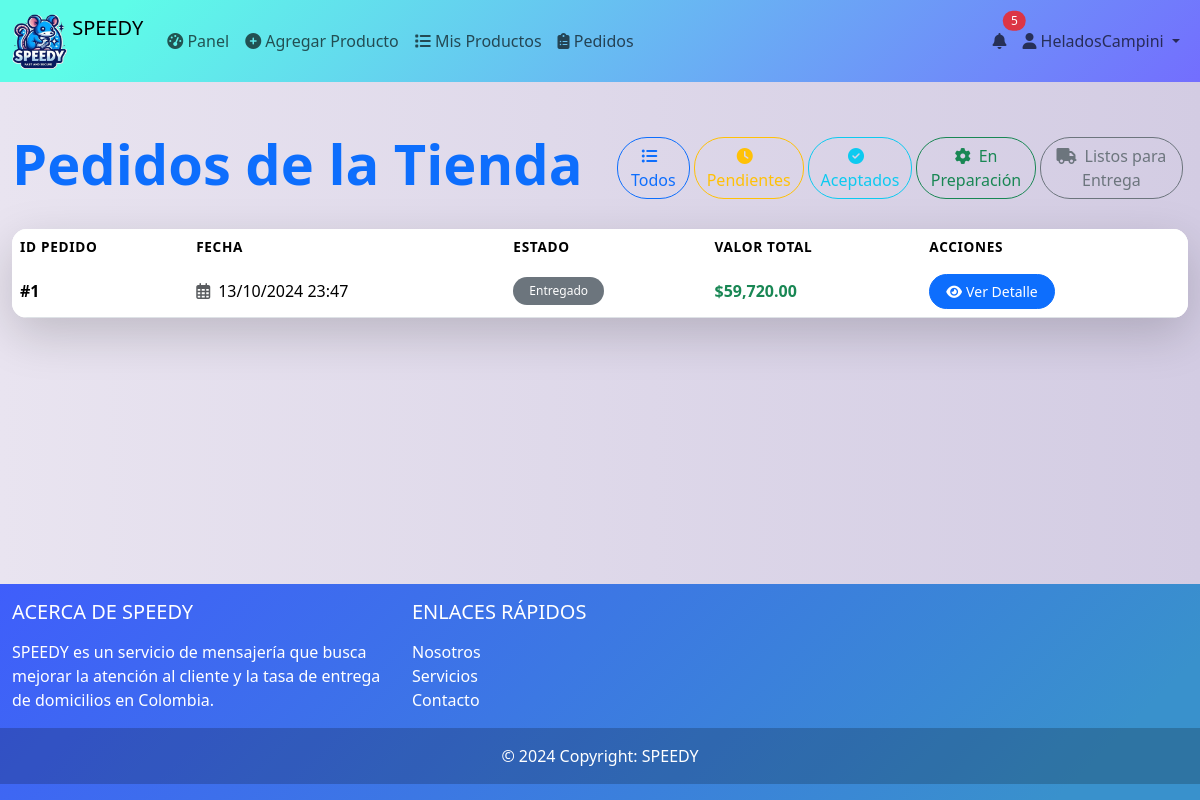
Page /index.php?controlador=pedidos&accion=pedidosTienda (signed in) on the committed database.
### tables this page shows
CREATE TABLE IF NOT EXISTS `pedido` (
  `id` int NOT NULL AUTO_INCREMENT,
  `id_usuario` int NOT NULL,
  `fecha_hora_pedido` timestamp NULL DEFAULT CURRENT_TIMESTAMP,
  `estado` enum('pendiente','aceptado','en_preparacion','listo_para_entrega','en_camino','entregado','cancelado') NOT NULL DEFAULT 'pendiente',
  `valor_pedido` decimal(10,2) NOT NULL,
  `direccion_entrega` varchar(255) DEFAULT NULL,
  `id_domiciliario` int DEFAULT NULL,
  `comentarios` text,
  `fecha_entrega` timestamp NULL DEFAULT NULL,
  `calificacion` decimal(3,2) DEFAULT NULL,
  `fecha_hora_entrega` timestamp NULL DEFAULT NULL,
  PRIMARY KEY (`id`),
  KEY `id_usuario` (`id_usuario`),
  KEY `id_domiciliario` (`id_domiciliario`)
);

### controladores/controlador_Pedidos.php (called while the page is built, shortened)
<?php
require_once 'modelos/Pedidos.php';
require_once 'modelos/Tienda.php';
class ControladorPedidos {
    private $modeloPedidos;
    private $modeloTienda;
    public function __construct() {
        $this->modeloPedidos = new Pedidos();
        $this->modeloTienda = new Tienda();
    }
    public function pedidosTienda() {
        $idTienda = $this->modeloTienda->obtenerIdTiendaPorUsuario($_SESSION['usuario']['id']);
        $estado = isset($_GET['estado']) ? $_GET['estado'] : 'todos';
        $pedidos = $this->modeloPedidos->obtenerPedidosPorTiendaYEstado($idTienda, $estado);
        require_once 'vista/paginas/Pedidos/PedidosTienda.php';
    }
}

### index.php (called while the page is built, shortened)
<?php
include_once "conexion.php";
include_once("./vista/plantilla.php");
?>

### conexion.php (called while the page is built)
<?php
class baseDatos{
    public static $instancia=NULL;
    public static function crearInstancia() {
            if(!isset(self::$instancia)){
                $opcionesPDO[PDO::ATTR_ERRMODE] =PDO::ERRMODE_EXCEPTION;
                self::$instancia =new PDO ('mysql:host=localhost;dbname=bdspeedy','root','12345',$opcionesPDO);
            }
            return self ::$instancia;
        }
    }
?>

### modelos/Tienda.php (called while the page is built, shortened)
<?php
require_once './conexion.php';
class Tienda   {
    private $db;
    public function __construct() {
        $this->db = baseDatos::crearInstancia();
    }
    public function obtenerIdTiendaPorUsuario($idUsuario) {
        try {
            $sqlUsuario = "SELECT email FROM usuarios WHERE id = :idUsuario";
            $stmtUsuario = $this->db->prepare($sqlUsuario);
            $stmtUsuario->bindParam(':idUsuario', $idUsuario, PDO::PARAM_INT);
            $stmtUsuario->execute();
            $correoUsuario = $stmtUsuario->fetchColumn();
            $sqlTienda = "SELECT id FROM tienda WHERE correo = :correo";
            $stmtTienda = $this->db->prepare($sqlTienda);
            $stmtTienda->bindParam(':correo', $correoUsuario, PDO::PARAM_STR);
            $stmtTienda->execute();
            return $stmtTienda->fetchColumn();
        } catch (PDOException $e) {
            error_log("Error en obtenerIdTiendaPorUsuario: " . $e->getMessage());
            return null;
        }
    }
}

### modelos/Pedidos.php (called while the page is built, shortened)
<?php
require_once './conexion.php';
class Pedidos {
    private $db;
    public function __construct() {
        $this->db = baseDatos::crearInstancia();
    }
    public function obtenerPedidosPorTiendaYEstado($idTienda, $estado = 'todos') {
        try {
            $sql = "SELECT p.*, u.nombre as nombre_usuario
                    FROM pedido p
                    JOIN detalle_pedido dp ON p.id = dp.id_pedido
                    JOIN productos pr ON dp.id_producto = pr.id
                    JOIN usuarios u ON p.id_usuario = u.id
                    WHERE pr.id_tienda = :idTienda";
            $sql .= " GROUP BY p.id ORDER BY p.fecha_hora_pedido DESC";
            $stmt = $this->db->prepare($sql);
            $stmt->bindParam(':idTienda', $idTienda, PDO::PARAM_INT);
            $stmt->execute();
            return $stmt->fetchAll(PDO::FETCH_ASSOC);
        } catch (PDOException $e) {
            error_log("Error en obtenerPedidosPorTiendaYEstado: " . $e->getMessage());
            return [];
        }
    }
}
?>

### vista/paginas/Pedidos/PedidosTienda.php (the view, shortened to what this page needs)
<div class="container mt-5">
    <div class="row mb-4 align-items-center">
        <div class="col-md-6">
            <h2 class="display-4 text-primary fw-bold">Pedidos de la Tienda</h2>
        </div>
        <div class="col-md-6 text-md-end">
            <div class="btn-group" role="group" aria-label="Filtros de pedidos">
                <a href="<?php echo S_URL_PED ?>pedidosTienda" class="btn btn-outline-primary"><i class="fas fa-list-ul me-2"></i>Todos</a>
                <a href="<?php echo S_URL_PED ?>pedidosTienda&estado=pendiente" class="btn btn-outline-warning"><i class="fas fa-clock me-2"></i>Pendientes</a>
                <a href="<?php echo S_URL_PED ?>pedidosTienda&estado=aceptado" class="btn btn-outline-info"><i class="fas fa-check-circle me-2"></i>Aceptados</a>
                <a href="<?php echo S_URL_PED ?>pedidosTienda&estado=en_preparacion" class="btn btn-outline-success"><i class="fas fa-cog me-2"></i>En Preparación</a>
                <a href="<?php echo S_URL_PED ?>pedidosTienda&estado=listo_para_entrega" class="btn btn-outline-secondary"><i class="fas fa-truck me-2"></i>Listos para Entrega</a>
            </div>
        </div>
    </div>
    <?php if (empty($pedidos)): ?>
        <div class="alert alert-info shadow-sm" role="alert">
            <i class="fas fa-info-circle me-2"></i>No hay pedidos para mostrar en este momento.
        </div>
    <?php else: ?>
        <div class="card shadow-lg border-0">
            <div class="card-body p-0">
                <div class="table-responsive">
                    <table class="table table-hover mb-0">
                        <thead class="bg-light">
                            <tr>
                                <th class="border-0">ID Pedido</th>
                                <th class="border-0">Fecha</th>
                                <th class="border-0">Estado</th>
                                <th class="border-0">Valor Total</th>
                                <th class="border-0">Acciones</th>
                            </tr>
                        </thead>
                        <tbody>
                            <?php foreach ($pedidos as $pedido): ?>
                                <tr class="align-middle">
                                    <td class="fw-bold">#<?php echo $pedido['id']; ?></td>
                                    <td><i class="far fa-calendar-alt me-2 text-muted"></i><?php echo date('d/m/Y H:i', strtotime($pedido['fecha_hora_pedido'])); ?></td>
                                    <td>
                                        <span class="badge bg-<?php echo getStatusColor($pedido['estado']); ?> rounded-pill px-3 py-2">
                                            <?php echo ucfirst($pedido['estado']); ?>
                                        </span>
                                    </td>
                                    <td class="fw-bold text-success">$<?php echo number_format($pedido['valor_pedido'], 2); ?></td>
                                    <td>
                                        <a href="<?php echo S_URL_PED . 'detallePedidoTienda&id=' . $pedido['id']; ?>" class="btn btn-sm btn-primary rounded-pill">
                                            <i class="fas fa-eye me-1"></i>Ver Detalle
                                        </a>
                                    </td>
                                </tr>
                            <?php endforeach; ?>
                        </tbody>
                    </table>
                </div>
            </div>
        </div>
    <?php endif; ?>
</div>
<?php
function getStatusColor($status) {
    switch (strtolower($status)) {
        case 'entregado':
            return 'secondary';
    }
}
?>

### vista/recursos/css/estilos.css (style rules this page uses)
body { background: #D3CCE3; background: -webkit-linear-gradient(to right, #E9E4F0, #D3CCE3); background: linear-gradient(to right, #E9E4F0, #D3CCE3); margin: 0; }

### vista/paginas/Pedidos/PedidosTienda.php (style rules this page uses)
body { background-color: #f8f9fa; }
.container { max-width: 1200px; }
.card { border-radius: 15px; overflow: hidden; }
.table th { font-weight: 600; text-transform: uppercase; font-size: 0.85rem; letter-spacing: 0.05em; }
.table td { vertical-align: middle; }
.badge { font-weight: 500; }
.btn-sm { padding: 0.4rem 1rem; }
.btn-group .btn { border-radius: 30px !important; margin: 0 5px; transition: all 0.3s ease; }
.table tbody tr { transition: all 0.3s ease; }

### rows in the picture
pedido: id "1", fecha_hora_pedido "13/10/2024 23:47", estado "Entregado", valor_pedido "59,720.00"

### other values in the picture
$contadorNotificaciones "5"
$_SESSION["usuario"]['nombre'] "HeladosCampini"
